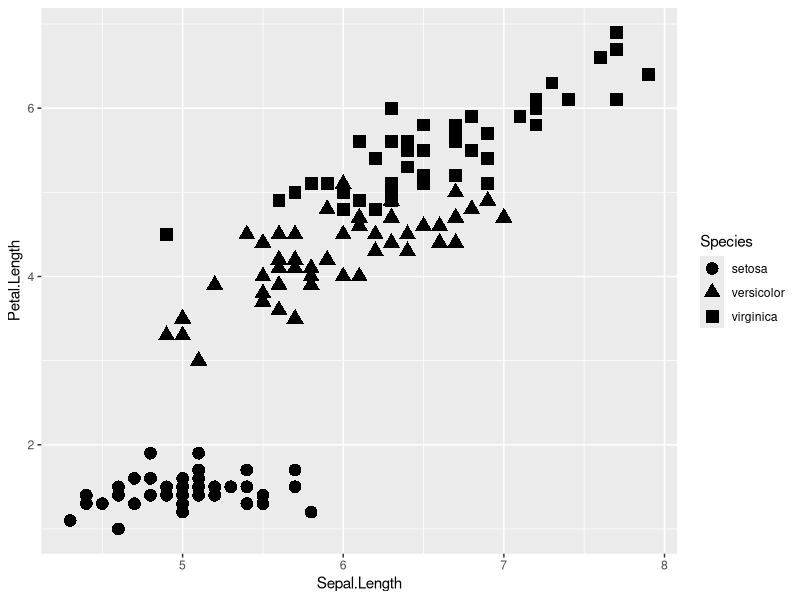
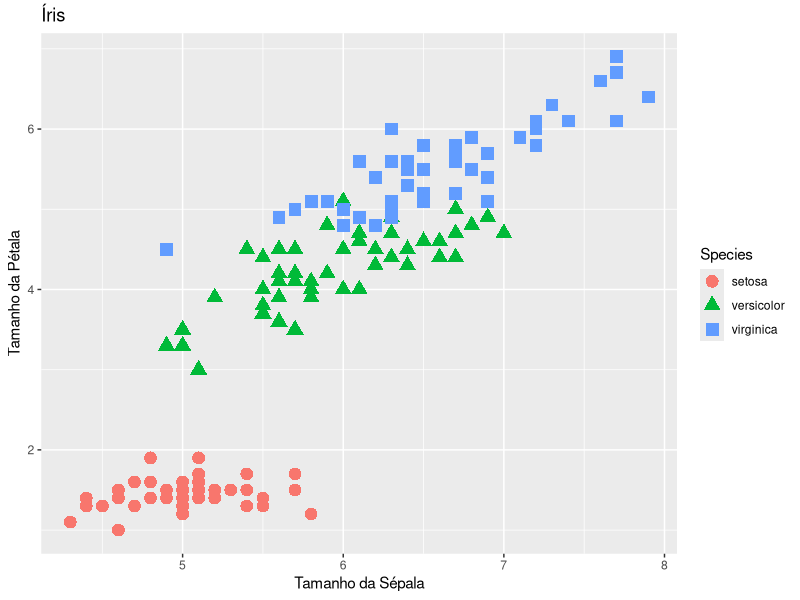
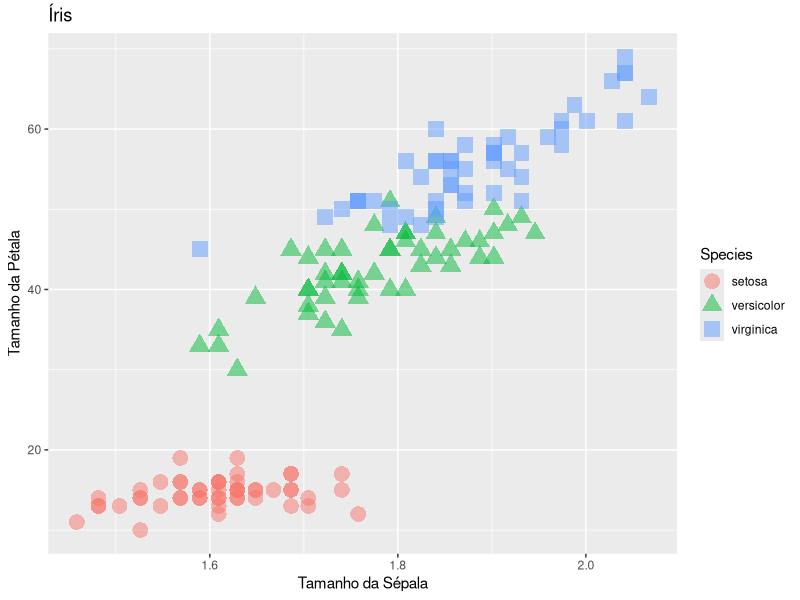
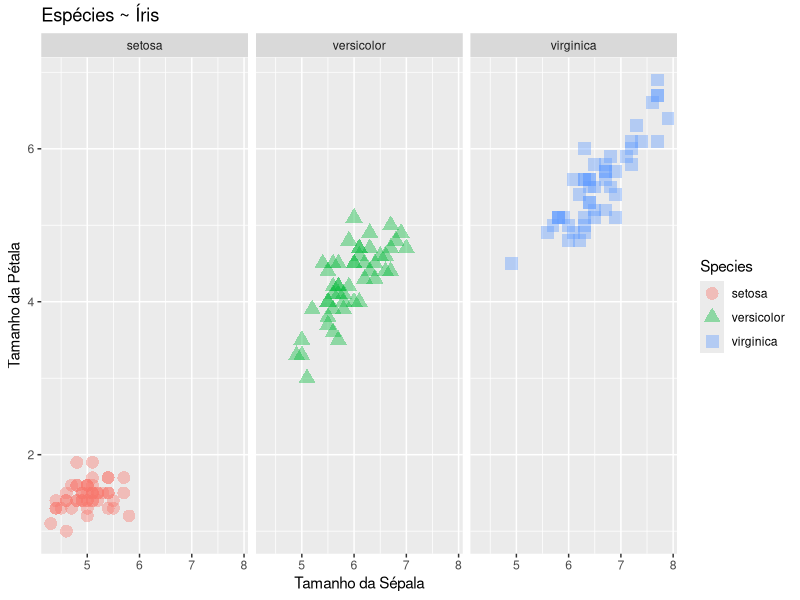
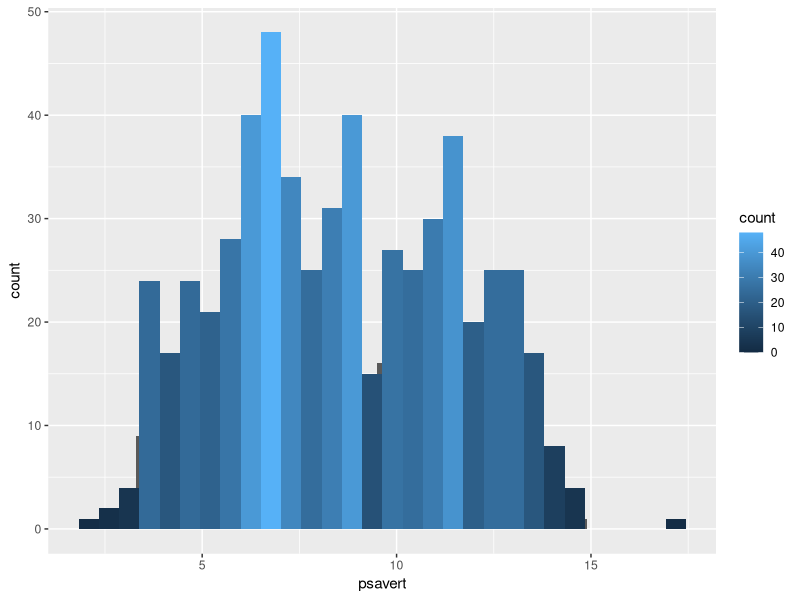
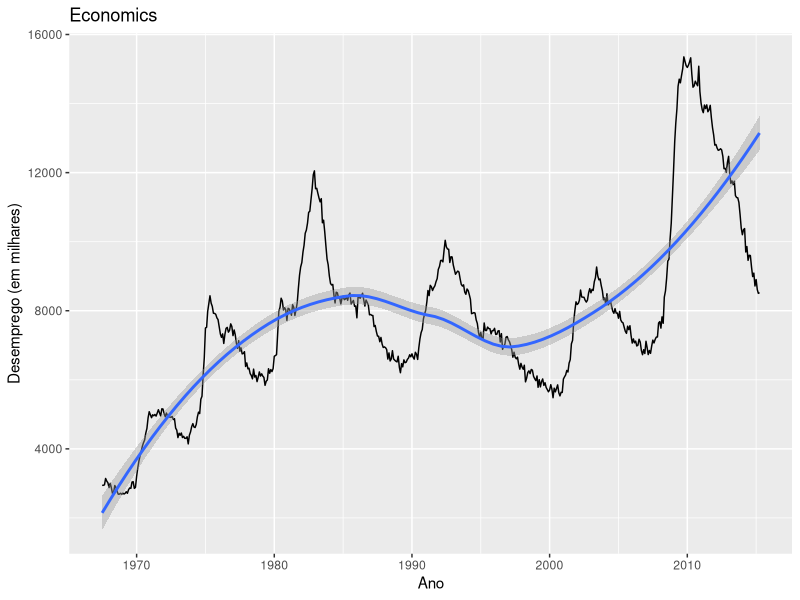

The R source for these figures, in order:
## ---- chunk 1
library(ggplot2)
options(width = 200)
## ---- chunk 2
#install.packages("ggplot2")

#library(ggplot2)
## ---- chunk 3
# Carrega a base de dados em mt
iris <- iris

# Breve sumário sobre os dados
summary(iris)
## ---- chunk 4
# Inicia o objeto ggplot e define a base de dados a ser usada naquele plot
# ggplot(data=iris ...)

# aes (Aesthetics) descreve como as variáveis dos dados são mapeadas para elementos visuais
# Neste caso o eixo x representará o Tamanho da Sépala (Sepal.Length), o eixo y o Tamanho da Pétala (Petal.Length) e a forma do ponto (shape) dependerá da Espécie (Specie) da flor
# ggplot(data=iris, aes(x=Sepal.Length, y=Petal.Length, shape = Species))

a <- ggplot(data=iris, aes(x=Sepal.Length, y=Petal.Length, shape = Species)) 

# geom_point(...) Espeficica o tipo de gráfico que estamos construindo, neste caso um gráfico de pontos ou gráfico de dispersão - scatterplot
# Utilizando o operador '+' o gráfico é construindo adicionando camadas ao objeto ggplot criado acima

a <- a + geom_point(size=4)

# Plot do gráfico
a
## ---- chunk 5

# ggplot(data=iris, aes(x=Sepal.Length, y=Petal.Length, shape = Species)) + geom_point(size=4, aes(colour=Species)) + xlab("Tamanho da Sépala") + ylab("Tamanho da Pétala") + ggtitle("Íris")

# Ou 

# ggplot(data=iris, aes(x=Sepal.Length, y=Petal.Length, shape = Species, col = Species)) + geom_point(size=4, aes(colour=Species)) + xlab("Tamanho da Sépala") + ylab("Tamanho da Pétala") + ggtitle("Íris")

# No caso em que utilizemos várias camadas como a 'geom_point()' é necessário que informemos novamente quem serão os eixos x e y, por exemplo:

ggplot(iris) + geom_point(aes(x=Sepal.Length, y=Petal.Length)) + geom_point(size=4, aes(x=Sepal.Length, y=Petal.Length, col=Species, shape=Species)) + xlab("Tamanho da Sépala") + ylab("Tamanho da Pétala") + ggtitle("Íris")

# Ou até mesmo transformar variáveis diretamente no próprio ggplot2 (repare na escala)

ggplot(iris) + geom_point(aes(x=log(Sepal.Length), y=Petal.Length*10, shape = Species, colour=Species), size=5, alpha=0.5) + xlab("Tamanho da Sépala") + ylab("Tamanho da Pétala") + ggtitle("Íris") 

## ---- chunk 6

ggplot(iris, aes(x=Sepal.Length, y=Petal.Length, col=Species, shape=Species)) + geom_point(size=4, alpha=0.4) + facet_wrap(~Species) + xlab("Tamanho da Sépala") + ylab("Tamanho da Pétala") + ggtitle("Espécies ~ Íris")

## ---- chunk 7
economics <- economics
## ---- chunk 8
ggplot(economics, aes(psavert)) + geom_histogram(binwidth=0.2) + geom_histogram(aes(fill=..count..)) # + scale_y_reverse() # + scale_fill_gradient("Count", low="red", high="blue")
## ---- chunk 9
# Geralmente uma série temporal
ggplot(economics, aes(x=date, y=unemploy)) + geom_line() + geom_smooth() + xlab("Ano") + ylab("Desemprego (em milhares)") + ggtitle("Economics")
## ---- chunk 10
#ggplot(iris) + geom_density(aes(aes(Petal.Width, colour = Specie)), alpha = 0.6)

#ggplot(I_subset, aes(Dur_msec, fill = Word))+ geom_density(position = "stack", aes(y = ..count..))

#ggplot(I_subset, aes(Dur_msec, fill = Word))+ geom_density(position = "fill", aes(y = ..count..))
## ---- chunk 11
# Geralmente uma série temporal
#ggplot(I_jean, aes(Word, fill = Word))+
  # geom_bar()
## ---- chunk 12
# Mescla de graficos
#ggplot(I_subset, aes(Dur_msec, F1.n, color = Word))+ geom_point()+ geom_line()


# All geometries begin with geom_, meaning you can get a full list using apropos().
# apropos("^geom_")
